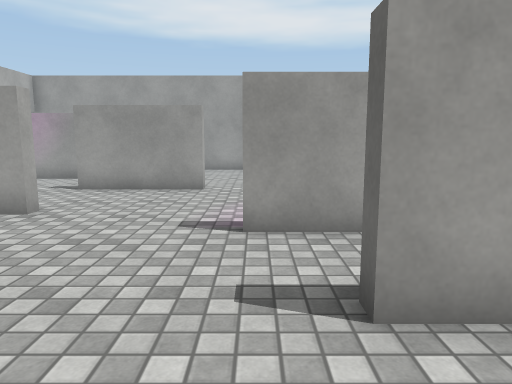
view 1 (above)

18 first-person views from a walk through a scene from a Unity 3-D project. The camera is 1.3 m above the floor, tilts 8° down and sees 70° across. The floor is counted in squares, 0.94 m on a side. Each view is taken from the middle of a square. On the plan, view 1 faces up. The plan holds only what a view shows up to about 16 squares ahead; the rest is blank. The player character is not drawn. Surface patterns are stand-ins for the level's own textures.

view 2
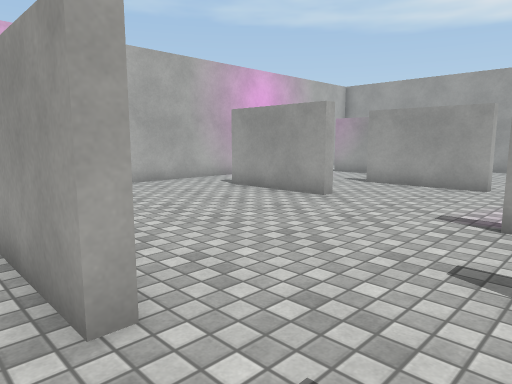

view 3
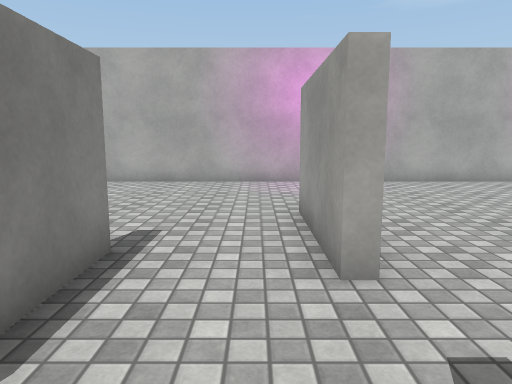

view 4
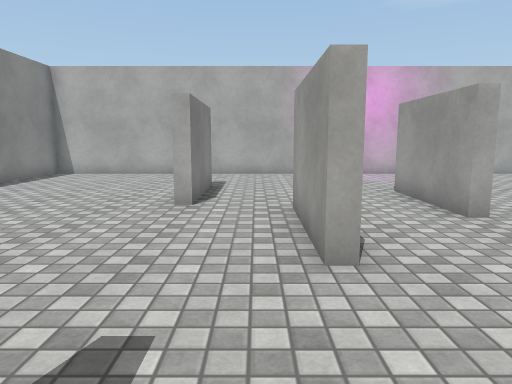

view 5
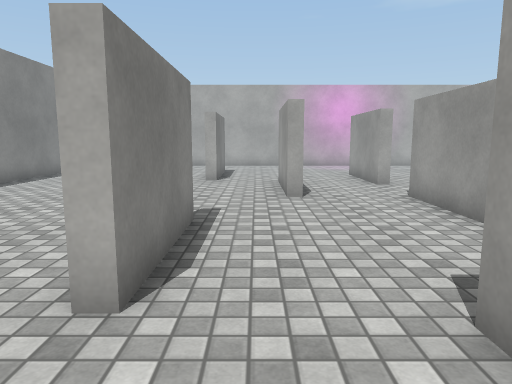

view 6
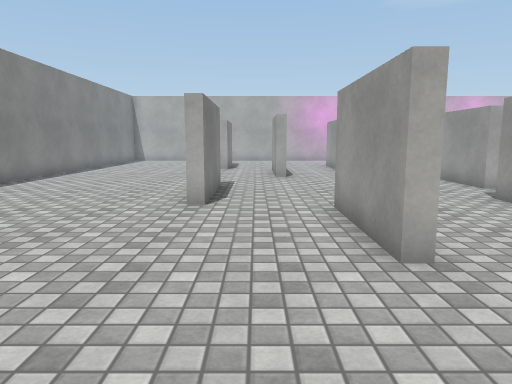

view 7
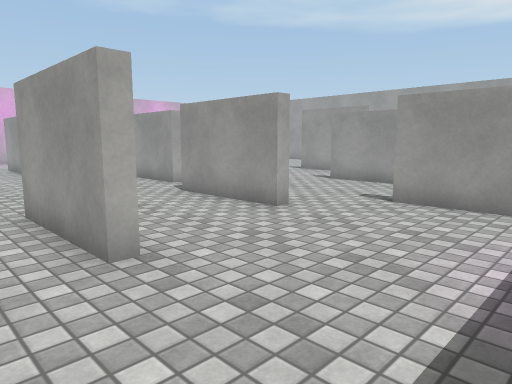

view 8
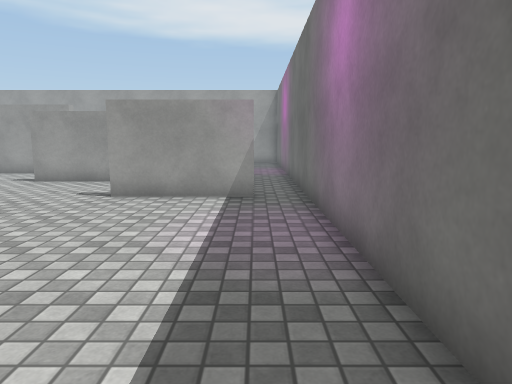

view 9
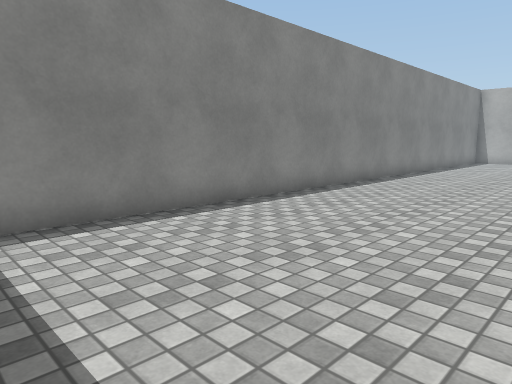

view 10
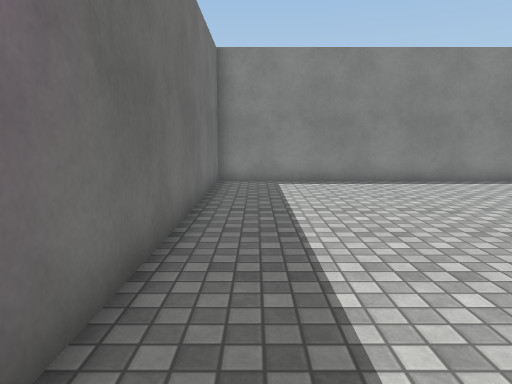

view 11
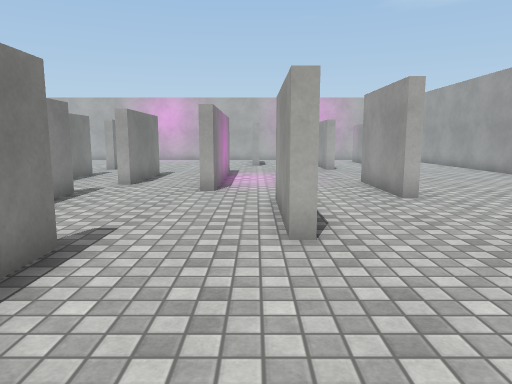

view 12
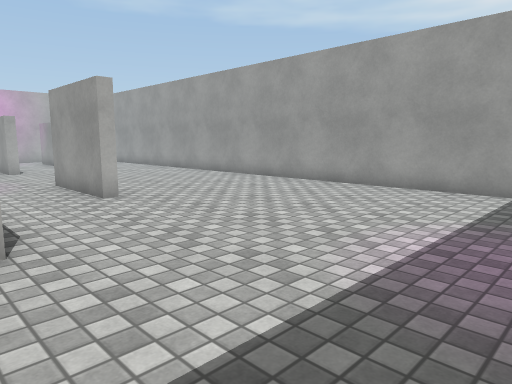

view 13
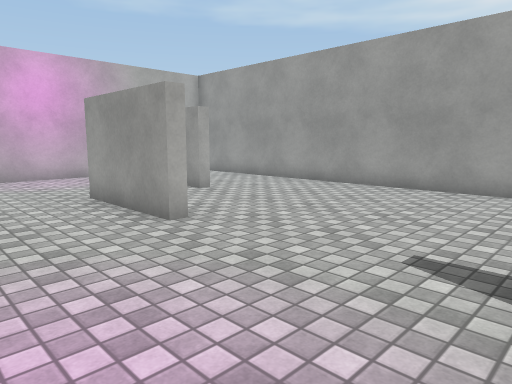

view 14
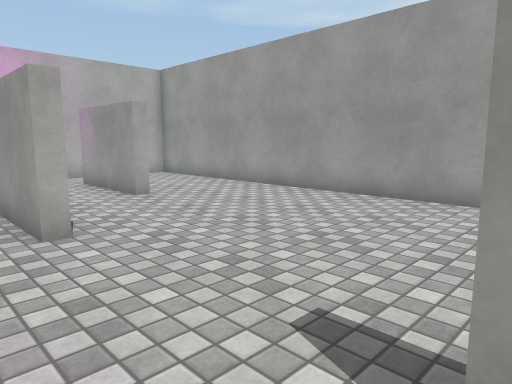

view 15
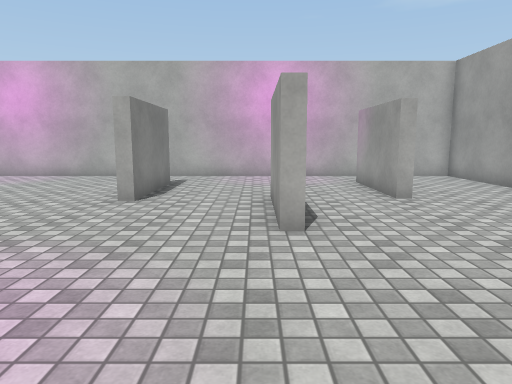

view 16
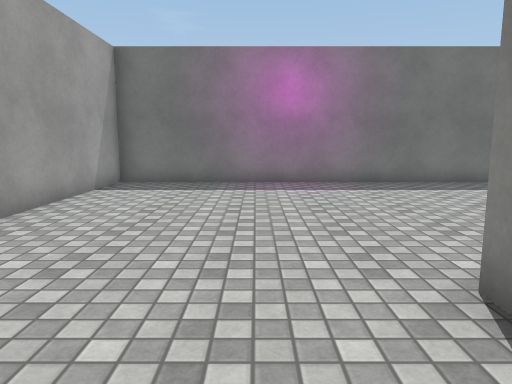

view 17
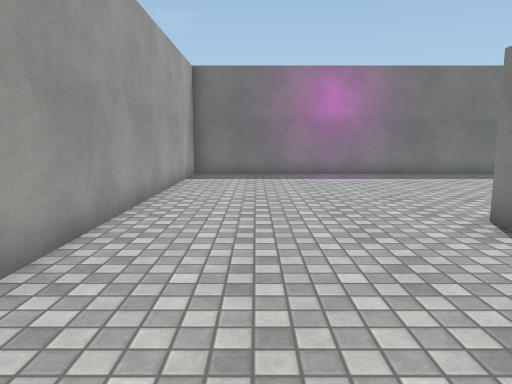

view 18
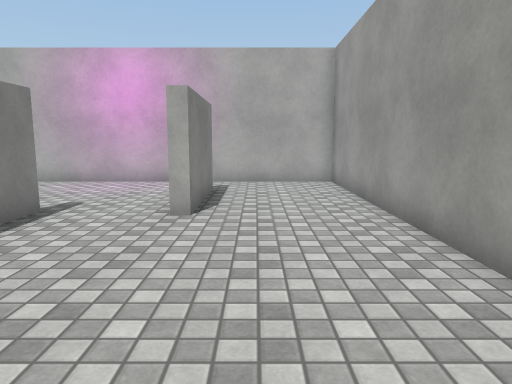

### Floor plan
Points are (right, up) in squares from view 1. A wall is a line through its corners. A room is listed if a view was taken in it or the views show most of it. See-through windows are left out.
Room 1 (views 1, 2)
walls: (-1.5, 0.2) (-1.5, -0.1) (-2.5, -0.1); (-2.6, -2.8) (-0.5, -2.8)
ways out: opening at (-2, -1.5) to room 2; opening at (-0.5, 0) to room 2; opening at (1, -1.5) to room 2
Room 2 (views 3, 4, 5, 6, 7, 8, 9, 10, 11, 12, 13, 14, 15, 16, 17, 18)
walls: (4.5, 2.6) (0.9, 2.6) (0.9, 3) (4.5, 3) (4.5, 2.6); (4, -0.1) (0.9, -0.1); (0.9, 0.2) (2.6, 0.2); (6.2, 2.1) (7.4, 2.1); (1.6, 5.4) (-0.2, 5.4); (-0.1, 5.8) (5.9, 5.8) (5.9, 5.4); (1.1, -2.8) (1.1, -3.2) (-2.5, -3.2); (-2.5, -0.1) (-5.1, -0.1); (9.9, 2.2) (9.9, 1.8) (6.2, 1.8); (3.6, -5.1) (7.2, -5.1) (7.2, -5.5); (11.4, 4.4) (12.5, 4.4); (11, -1.9) (11, -2.3) (7.4, -2.3); (6.6, 10.9) (7.2, 10.9) (7.2, 10.6) (3.6, 10.6); (11, 7.9) (11, 7.5) (7.4, 7.5); (-1.5, 10.9) (-1.5, 10.4) (-5.1, 10.4); (-5.1, 10.8) (-3.9, 10.8); (-6.5, -5.4) (-2.8, -5.4) (-2.8, -5.9); (-7.9, 7.2) (-4.3, 7.2) (-4.3, 6.8) (-8, 6.8); (15, 4) (11.4, 4); (-8.4, 13.8) (-4.7, 13.8) (-4.7, 13.4) (-8.4, 13.4); (16.3, -12.4) (16.3, 17.6) (-10.4, 17.6) (-10.4, -12.4) (16.3, -12.4)
ways out: opening at (-2, -1.5) to room 1; opening at (-0.5, 0) to room 1; opening at (1, -1.5) to room 1

Positions as (right, up) in squares from view 1, and headings:
1: (0, 0), facing up
2: (1, -1), facing up-left
3: (2, -1), facing left
4: (5, -4), facing left
5: (10, -4), facing left
6: (15, -4), facing left
7: (15, -4), facing up-left
8: (15, -5), facing up
9: (15, -6), facing down-left
10: (15, 0), facing down
11: (16, 7), facing left
12: (16, 7), facing up-left
13: (4, 7), facing up-left
14: (4, 9), facing up-left
15: (4, 10), facing left
16: (4, 13), facing right
17: (1, 15), facing right
18: (2, 15), facing left
